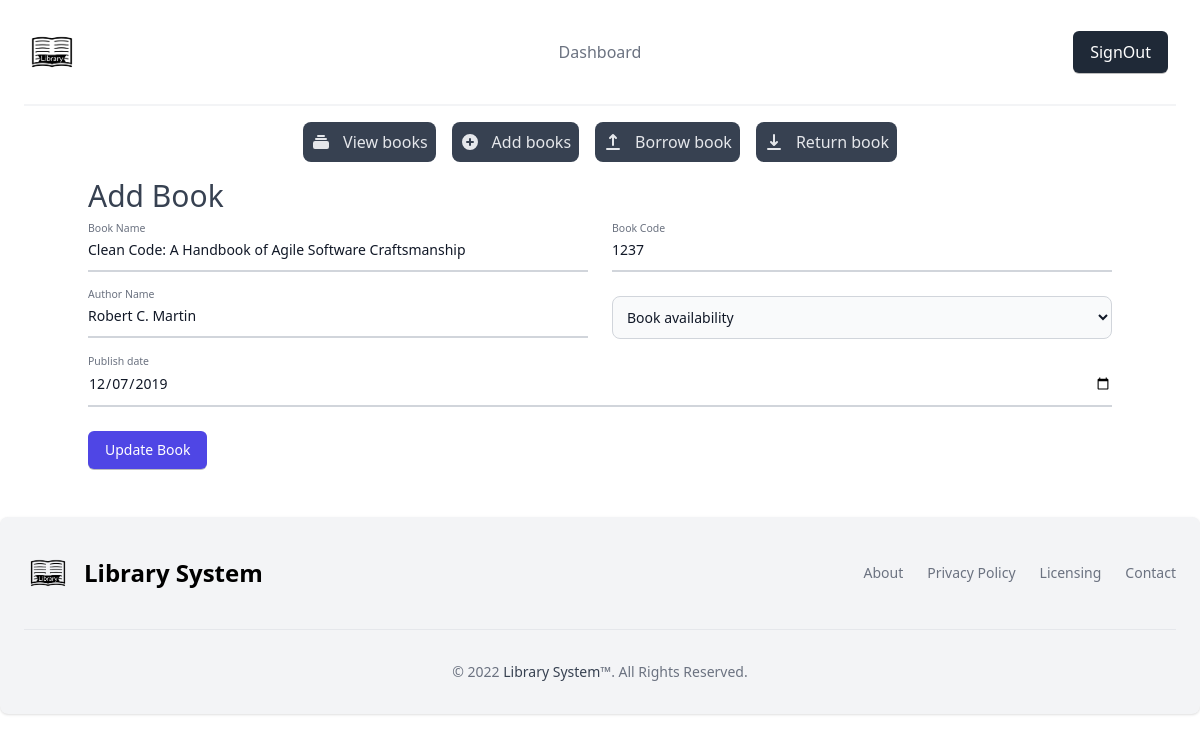
The app's page /dashboard/editbook/4 (signed in), older data.
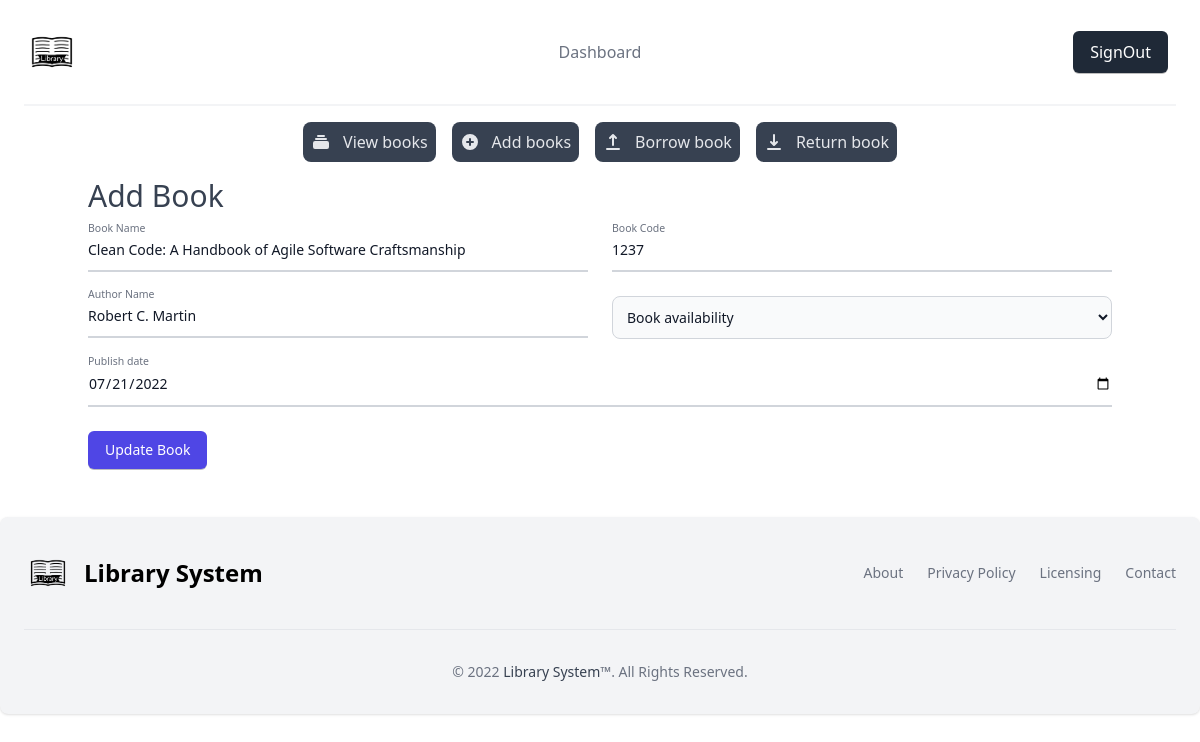
The same page, newer data.
### LibrarySystem.py (models this page shows, shortened)
class Book(db.Model):
    sno = db.Column(db.Integer, primary_key=True)
    book_name = db.Column(db.String(100), nullable=False)
    book_code = db.Column(db.String(100), nullable=False)
    author_name = db.Column(db.String(100), nullable=False)
    pub_date = db.Column(db.String(100), nullable=False)
    availability = db.Column(db.String(100), nullable=False)
    datetime = db.Column(db.String(100), nullable=False)

### LibrarySystem.py (the view, shortened to what this page needs)
@app.route("/dashboard/editbook/<string:sno>", methods=["GET", "POST"])
def editbook(sno):
    if "logdin" in session and session["logdin"]:
        logdin = True
        book = Book.query.filter_by(sno=sno).first()
        return render_template(
            "admin/dashboard/editbook.html", impData=impdata, book=book, logdin=logdin
        )
    return redirect("/signin")

### templates/admin/dashboard/editbook.html (shortened to what this page needs)
{% extends './admin/dashboard.html' %}
{% block dashboard %}
<div class="container">
    <h2 class="title-font sm:text-3xl text-2xl mb-4  text-gray-700">Add Book</h2>
    <form method="POST">
        <div class="grid md:grid-cols-2 md:gap-6">
            <div class="relative z-0 mb-6 w-full group">
                <input type="text" name="book_name" id="book_name"
                    class="block py-2.5 px-0 w-full text-sm text-gray-900 bg-transparent border-0 border-b-2 border-gray-300 appearance-none dark:text-white dark:border-gray-600 dark:focus:border-blue-500 focus:outline-none focus:ring-0 focus:border-blue-600 peer"
                    placeholder=" " required="" value="{{book.book_name}}">
                <label for="book_name"
                    class="peer-focus:font-medium absolute text-sm text-gray-500 dark:text-gray-400 duration-300 transform -translate-y-6 scale-75 top-3 -z-10 origin-[0] peer-focus:left-0 peer-focus:text-blue-600 peer-focus:dark:text-blue-500 peer-placeholder-shown:scale-100 peer-placeholder-shown:translate-y-0 peer-focus:scale-75 peer-focus:-translate-y-6">Book
                    Name</label>
            </div>
            <div class="relative z-0 mb-6 w-full group">
                <input type="text" name="book_code" id="book_code"
                    class="block py-2.5 px-0 w-full text-sm text-gray-900 bg-transparent border-0 border-b-2 border-gray-300 appearance-none dark:text-white dark:border-gray-600 dark:focus:border-blue-500 focus:outline-none focus:ring-0 focus:border-blue-600 peer"
                    placeholder=" " required="" value="{{book.book_code}}">
                <label for="book_code"
                    class="peer-focus:font-medium absolute text-sm text-gray-500 dark:text-gray-400 duration-300 transform -translate-y-6 scale-75 top-3 -z-10 origin-[0] peer-focus:left-0 peer-focus:text-blue-600 peer-focus:dark:text-blue-500 peer-placeholder-shown:scale-100 peer-placeholder-shown:translate-y-0 peer-focus:scale-75 peer-focus:-translate-y-6">Book
                    Code</label>
            </div>
        </div>
        <div class="grid md:grid-cols-2 md:gap-6">
            <div class="relative z-0 mb-6 w-full group">
                <input type="text" name="author_name" id="author_name"
                    class="block py-2.5 px-0 w-full text-sm text-gray-900 bg-transparent border-0 border-b-2 border-gray-300 appearance-none dark:text-white dark:border-gray-600 dark:focus:border-blue-500 focus:outline-none focus:ring-0 focus:border-blue-600 peer"
                    placeholder=" " required="" value="{{book.author_name}}">
                <label for="author_name"
                    class="peer-focus:font-medium absolute text-sm text-gray-500 dark:text-gray-400 duration-300 transform -translate-y-6 scale-75 top-3 -z-10 origin-[0] peer-focus:left-0 peer-focus:text-blue-600 peer-focus:dark:text-blue-500 peer-placeholder-shown:scale-100 peer-placeholder-shown:translate-y-0 peer-focus:scale-75 peer-focus:-translate-y-6">Author
                    Name</label>
            </div>
            <div class="relative z-0 mb-6 w-full group mt-0">
                <select id="availability" name="availability"
                    class="bg-gray-50 border border-gray-300 text-gray-900 text-sm rounded-lg focus:ring-blue-500 focus:border-blue-500 block w-full p-2.5 dark:bg-gray-700 dark:border-gray-600 dark:placeholder-gray-400 dark:text-white dark:focus:ring-blue-500 dark:focus:border-blue-500">
                    <option selected class="text-gray-400">Book availability</option>
                </select>
            </div>
        </div>
        <div class="relative z-0 mb-6 w-full group">
            <input type="date" name="publish_date" id="publish_date"
                class="block py-2.5 px-0 w-full text-sm text-gray-900 bg-transparent border-0 border-b-2 border-gray-300 appearance-none dark:text-white dark:border-gray-600 dark:focus:border-blue-500 focus:outline-none focus:ring-0 focus:border-blue-600 peer"
                placeholder=" " required="" value="{{book.pub_date}}">
            <label for="publish_date"
                class="peer-focus:font-medium absolute text-sm text-gray-500 dark:text-gray-400 duration-300 transform -translate-y-6 scale-75 top-3 -z-10 origin-[0] peer-focus:left-0 peer-focus:text-blue-600 peer-focus:dark:text-blue-500 peer-placeholder-shown:scale-100 peer-placeholder-shown:translate-y-0 peer-focus:scale-75 peer-focus:-translate-y-6">Publish
                date</label>
        </div>
        <button type="submit"
            class="inline-flex justify-center py-2 px-4 border border-transparent shadow-sm text-sm font-medium rounded-md text-white bg-indigo-600 hover:bg-indigo-700 focus:outline-none focus:ring-2 focus:ring-offset-2 focus:ring-indigo-500">Update
            Book</button>
    </form>
</div>
{% endblock dashboard %}

### templates/admin/dashboard.html (shortened to what this page needs)
{% extends './base.html' %}
{% block body %}
<div class="container">
    <aside class="flex justify-center" aria-label="Sidebar">
        <div class="overflow-y-auto py-4 px-3 rounded flex">
            <a href="/dashboard/viewbook"
                class="flex items-center p-2 text-base font-normal text-gray-200 mx-2 rounded-lg dark:text-white hover:bg-gray-800 dark:hover:bg-gray-800 bg-gray-700">
                <svg xmlns="http://www.w3.org/2000/svg" class="h-5 w-5" viewBox="0 0 20 20" fill="currentColor">
                    <path
                        d="M7 3a1 1 0 000 2h6a1 1 0 100-2H7zM4 7a1 1 0 011-1h10a1 1 0 110 2H5a1 1 0 01-1-1zM2 11a2 2 0 012-2h12a2 2 0 012 2v4a2 2 0 01-2 2H4a2 2 0 01-2-2v-4z" />
                </svg>
                <span class="flex-1 ml-3 whitespace-nowrap">View books</span>
            </a>
            <a href="/dashboard/addbook"
                class="flex items-center p-2 text-base font-normal text-gray-200 mx-2 rounded-lg dark:text-white hover:bg-gray-800 dark:hover:bg-gray-800 bg-gray-700">
                <svg xmlns="http://www.w3.org/2000/svg" class="h-5 w-5" viewBox="0 0 20 20" fill="currentColor">
                    <path fill-rule="evenodd"
                        d="M10 18a8 8 0 100-16 8 8 0 000 16zm1-11a1 1 0 10-2 0v2H7a1 1 0 100 2h2v2a1 1 0 102 0v-2h2a1 1 0 100-2h-2V7z"
                        clip-rule="evenodd" />
                </svg>
                <span class="flex-1 ml-3 whitespace-nowrap">Add books</span>
            </a>
            <a href="/dashboard/issuebook"
                class="flex items-center p-2 text-base font-normal text-gray-200 mx-2 rounded-lg dark:text-white hover:bg-gray-800 dark:hover:bg-gray-800 bg-gray-700">
                <span class="flex-1 ml-3 whitespace-nowrap">Borrow book</span>
            </a>
            <a href="/dashboard/returnbook"
                class="flex items-center p-2 text-base font-normal text-gray-200 mx-2 rounded-lg dark:text-white hover:bg-gray-800 dark:hover:bg-gray-800 bg-gray-700">
                <span class="flex-1 ml-3 whitespace-nowrap">Return book</span>
            </a>
        </div>
    </aside>
    <div class="dashboard_operations">
        {% if home %}
        <div>
            <h2 class="title-font sm:text-3xl text-2xl mb-4  text-gray-700">Avalable Books</h2>
            <div class="flex flex-col border rounded px-4 py-2">
                <div class="overflow-x-auto sm:-mx-10 lg:-mx-10">
                    <div class="py-2 inline-block min-w-full sm:px-10 lg:px-10">
                        <div class="overflow-x-auto">
                            <table id="books_table" class="min-w-full">
                                <thead class="border-b">
                                    <tr>
                                        <th scope="col" class="  text-gray-900 px-6 py-4 text-left">
                                            #
                                        </th>
                                        <th scope="col" class="  text-gray-900 px-6 py-4 text-left">
                                            Book Name
                                        </th>
                                        <th scope="col" class="  text-gray-900 px-6 py-4 text-left">
                                            Book code
                                        </th>
                                        <th scope="col" class="  text-gray-900 px-6 py-4 text-left">
                                            Author Name
                                        </th>
                                        <th scope="col" class="  text-gray-900 px-6 py-4 text-left">
                                            availability
                                        </th>
                                    </tr>
                                </thead>
                                <tbody>
                                    {% for book in books %}
                                    <tr class="border-b">
                                        <td class="px-6 py-4 whitespace-nowrap   text-gray-900">
                                            {{loop.index}}
                                        </td>
                                        <td class=" text-gray-900  px-6 py-4 whitespace-nowrap">
                                            {{book.book_name[0:90]}}...
                                        </td>
                                        <td class=" text-gray-900  px-6 py-4 whitespace-nowrap">
                                            {{book.book_code}}
                                        </td>
                                        <td class=" text-gray-900  px-6 py-4 whitespace-nowrap">
                                            {{book.author_name}}
                                        </td>
                                        <td class=" px-6 py-4 whitespace-nowrap">
                                            {% if book.availability == "1" %}
                                            <svg xmlns="http://www.w3.org/2000/svg" class="text-green-700 h-5 w-5" viewBox="0 0 20 20" fill="currentColor">
                                                <path fill-rule="evenodd" d="M10 18a8 8 0 100-16 8 8 0 000 16zm3.707-9.293a1 1 0 00-1.414-1.414L9 10.586 7.707 9.293a1 1 0 00-1.414 1.414l2 2a1 1 0 001.414 0l4-4z" clip-rule="evenodd" />
                                                {% else %}
                                                <svg xmlns="http://www.w3.org/2000/svg" class="text-red-700 h-5 w-5" viewBox="0 0 20 20" fill="currentColor">
                                                    <path fill-rule="evenodd" d="M10 18a8 8 0 100-16 8 8 0 000 16zM8.707 7.293a1 1 0 00-1.414 1.414L8.586 10l-1.293 1.293a1 1 0 101.414 1.414L10 11.414l1.293 1.293a1 1 0 001.414-1.414L11.414 10l1.293-1.293a1 1 0 00-1.414-1.414L10 8.586 8.707 7.293z" clip-rule="evenodd" />
                                                  </svg>
                                                {% endif %}
                                            </svg>
                                        </td>
                                    </tr>
                                    {% endfor %}
                                    </tr>
                                </tbody>
                            </table>
                        </div>
                    </div>
                </div>
            </div>
        </div>
        {% else %}
        {% block dashboard %}{% endblock dashboard %}
        {% endif %}
    </div>
</div>
{% endblock body %}

### templates/base.html (shortened to what this page needs)
<!doctype html>
<html>
<head>
    <script src='{{ url_for("static", filename="vendors/tailwindcss.js")}}'></script>
    <link rel="stylesheet" type="text/css" href='{{ url_for("static", filename="vendors/jquery.dataTables.css")}}'>
</head>
<body>
    <div class="header">
        <div class="relative bg-white">
            <div class="max-w-7xl mx-auto px-4 sm:px-6">
                <div
                    class="flex justify-between items-center border-b-2 border-gray-100 py-6 md:justify-start md:space-x-10">
                    <div class="flex justify-start lg:w-0 lg:flex-1">
                        <a href="#">
                            <img alt="{{impData['website_name']}}" class="h-14 w-auto sm:h-14"
                                src="{{impData['logo']}}">
                        </a>
                    </div>
                    <nav class="hidden md:flex space-x-10">
                        <a href="/dashboard" class="text-base font-medium text-gray-500 hover:text-gray-900"> Dashboard
                        </a>
                    </nav>
                    <div class="hidden md:flex items-center justify-end md:flex-1 lg:w-0">
                        {% if logdin %}
                        <a href="/logout"
                            class="mx-2 whitespace-nowrap inline-flex items-center justify-center px-4 py-2 border border-transparent rounded-md shadow-sm text-base font-medium text-white bg-gray-800 hover:bg-gray-900">
                            SignOut </a>
                        {% else %}
                        <a href="/signin"
                            class="ml-8 whitespace-nowrap inline-flex items-center justify-center px-4 py-2 border border-transparent rounded-md shadow-sm text-base font-medium text-white bg-indigo-600 hover:bg-indigo-700">
                            Sign In </a>
                        {% endif %}
                    </div>
                </div>
            </div>
        </div>
    </div>
    <div class="container mx-auto">
        {% block body %}{% endblock %}
    </div>
    <div class="footer mt-12">
        <footer class="p-4 bg-gray-100 rounded-lg shadow md:px-6 md:py-8 dark:bg-gray-900">
            <div class="sm:flex sm:items-center sm:justify-between">
                <a href="/" class="flex items-center mb-4 sm:mb-0">
                    <img src="{{impData.logo}}" class="mr-3 h-12" alt="{{impData.website_name}} Logo">
                    <span class="self-center text-2xl font-semibold whitespace-nowrap dark:text-white">{{impData.website_name}}</span>
                </a>
                <ul class="flex flex-wrap items-center mb-6 text-sm text-gray-500 sm:mb-0 dark:text-gray-400">
                    <li>
                        <a href="/about" class="mr-4 hover:underline md:mr-6 ">About</a>
                    </li>
                    <li>
                        <a href="#" class="mr-4 hover:underline md:mr-6">Privacy Policy</a>
                    </li>
                    <li>
                        <a href="#" class="mr-4 hover:underline md:mr-6 ">Licensing</a>
                    </li>
                    <li>
                        <a href="#" class="hover:underline">Contact</a>
                    </li>
                </ul>
            </div>
            <hr class="my-6 border-gray-200 sm:mx-auto dark:border-gray-700 lg:my-8">
            <span class="block text-sm text-gray-500 sm:text-center dark:text-gray-400">© <span id="cYear"></span> <a
                    href="/" class="hover:underline text-gray-700">{{impData.website_name}}</a>™. All Rights Reserved.
            </span>
        </footer>
    </div>
</body>
</html>

### templates/base.html (style rules this page uses)
input { outline: none; border-radius: 0 !important; }
.shadow-sm { box-shadow: 0px 1px rgba(0, 0, 0, 0.253); }

Row changes from the older to the newer data that the page shows:
changed Book "Clean Code: A Handbook of Agile Software Craftsmanship": publish_date "12/07/2019" → "07/21/2022"
